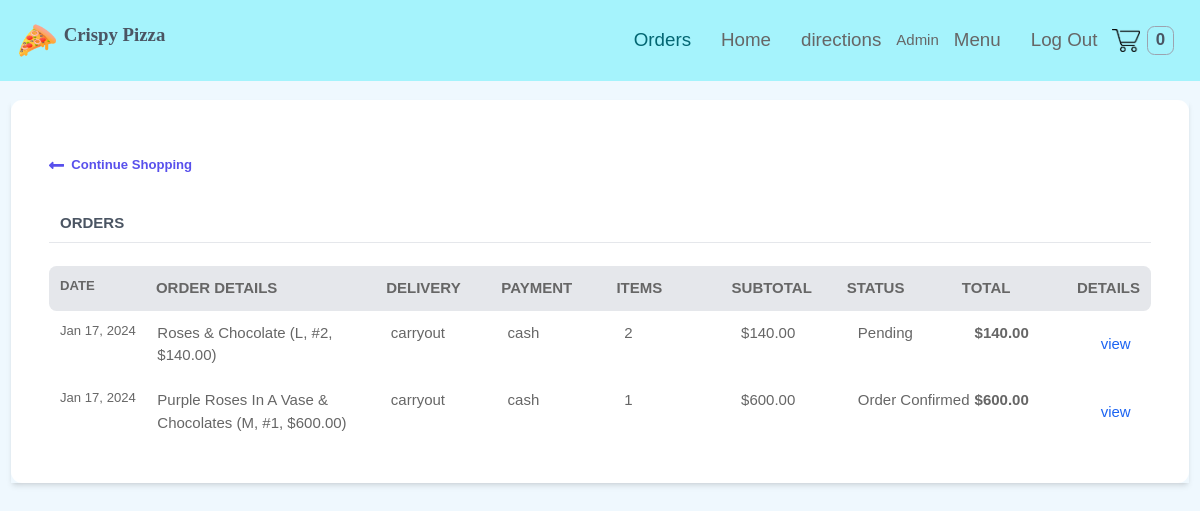
The page /orders/ (signed in) on the database as committed earlier.
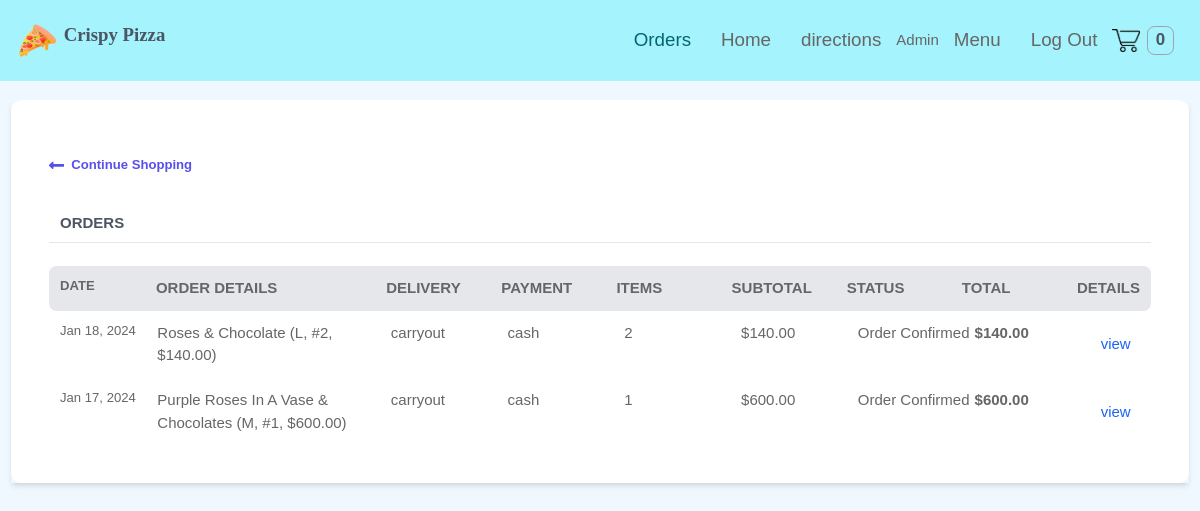
The same page on the database as committed later.
### order/models.py (models this page shows, shortened)
class Order(models.Model):
    PAYMENT_CHOICES = (("cash", "cash"), ("online", "online"))
    DELIVERY_CHOICES = (("delivery", "delivery"), ("carryout", "carryout"))
    transaction_id = models.UUIDField(
        primary_key=True, default=uuid.uuid4, editable=True
    )
    customer = models.ForeignKey(Customer, on_delete=models.CASCADE)
    STATUS =(
        ('Pending','Pending'),
        ('Order Confirmed','Order Confirmed'),
        ('Out for Delivery','Out for Delivery'),
        ('Delivered','Delivered'),
    )
    status=models.CharField(max_length=50,null=True,choices=STATUS,default='Pending')
    date_ordered = models.DateTimeField(auto_now_add=True)
    date_modified = models.DateTimeField(auto_now=True)
    complete = models.BooleanField(default=False)
    paid = models.BooleanField(default=False)
    payment_method = models.CharField(max_length=10, choices=PAYMENT_CHOICES)
    delivery_method = models.CharField(max_length=10, choices=DELIVERY_CHOICES)
    shipping = models.ForeignKey(
        "ShippingAddress", on_delete=models.SET_NULL, blank=True, null=True
    )
    pickup = models.ForeignKey(
        "PickUpDetail", on_delete=models.SET_NULL, blank=True, null=True
    )
    coupon = models.ForeignKey(
        "Coupon", on_delete=models.SET_NULL, blank=True, null=True
    )
    email = models.EmailField(max_length=70, null=True, blank=True)
    phone = models.CharField(max_length=20, null=True, blank=True)
    @property
    def get_cart_subtotal(self):
        order_items = self.orderitem_set.all()
        total = sum([item.get_total for item in order_items])
        return total
    get_cart_subtotal.fget.short_description = "Subtotal"
    @property
    def get_cart_total(self):
        total = self.get_cart_subtotal
        if self.coupon:
            total = total - self.get_coupon_value
        return total
    get_cart_total.fget.short_description = "Total"
    @property
    def get_cart_items(self):
        order_items = self.orderitem_set.all()
        total = sum([item.quantity for item in order_items])
        return total
    get_cart_items.fget.short_description = "# Items"
    @property
    def display_items(self):
        order_items = self.orderitem_set.all()
        ticker, l = 1, len(order_items)
        product_titles = str()
        for item in order_items:
            add_comma = ", " if l > 1 and ticker != l else ""
            if item.variation:
                product_title = f"""{item.product.name}
                ({item.variation.get_size},
                #{item.quantity}, ${item.get_total}){add_comma}"""
            else:
                product_title = f"""{item.product.name}
                (#{item.quantity}, ${item.get_total}){add_comma}"""
            product_titles += product_title
            ticker += 1
        return product_titles
    @property
    def get_coupon_value(self):
        if self.coupon:
            if self.coupon.discount_type == "Percent":
                coupon_value = round(
                    self.get_cart_subtotal * self.coupon.discount_amount / 100, 2
                )
            else:
                coupon_value = self.coupon.discount_amount
        else:
            coupon_value = None
        return coupon_value
    get_coupon_value.fget.short_description = "Coupon"

class OrderItem(models.Model):
    product = models.ForeignKey(Product, on_delete=models.CASCADE)
    order = models.ForeignKey(Order, on_delete=models.CASCADE)
    variation = models.ForeignKey(
        ProductVariant, on_delete=models.SET_NULL, blank=True, null=True
    )
    quantity = models.IntegerField(default=0)
    date_added = models.DateTimeField(auto_now_add=True)
    @property
    def get_item_price(self):
        if self.product.has_variants:
            return self.variation.price
        else:
            return self.product.price
    @property
    def get_total(self):
        if self.product.has_variants:
            total = self.variation.price * self.quantity
        else:
            total = self.product.price * self.quantity
        return total
    get_total.fget.short_description = "Total"
    def image_tag(self):
        return mark_safe(
            f'<img src="{self.product.image.url}" width="100" height="100" />'
        )
    image_tag.short_description = "Image"

### store/models.py (models this page shows, shortened)
class Product(models.Model):
    id = models.UUIDField(primary_key=True, default=uuid.uuid4, editable=False)
    name = models.CharField(max_length=100)
    price = models.DecimalField(max_digits=6, decimal_places=2, blank=True, null=True)
    desc = models.TextField(max_length=500, blank=True, null=True)
    image = models.ImageField(blank=True, upload_to="images")
    created_at = models.DateField(auto_now_add=True)
    updated_at = models.DateField(auto_now=True)
    product_category = models.ForeignKey(
        "Category", on_delete=models.CASCADE, null=True, blank=True
    )
    class Meta:
        ordering = ("product_category",)
    def image_tag(self):  # pragma: no cover
        if self.image:
            return mark_safe(f'<img src="{self.image.url}" width="100" height="100" />')
    image_tag.short_description = "Image"
    @property
    def has_variants(self):
        if self.productvariant_set.count() > 0:
            return True
        else:
            return False

class ProductVariant(models.Model):
    title = models.CharField(max_length=100, blank=True, null=True)
    product = models.ForeignKey(Product, on_delete=models.CASCADE)
    size = models.ForeignKey(Size, on_delete=models.CASCADE)
    price = models.DecimalField(max_digits=6, decimal_places=2)
    @property
    def get_size(self):
        return str(self.size)

class Size(models.Model):
    name = models.CharField(max_length=20, blank=True, null=True, unique=True)
    def __str__(self):
        return self.name

### users/views.py (the view)
# urls.py: path("orders/", views.my_orders, name="my_orders"),
@login_required(login_url="users:login")
def my_orders(request):
    customer = request.user.customer
    orders = Order.objects.filter(customer=customer, complete=True).order_by(
        "-date_modified"
    )
    return render(request, "users/orders.html", context={"orders": orders})

### store/context_processors.py (called while the page is built, shortened)
def get_cart_quantity(request):
    if request.user.is_authenticated:
        try:
            customer = request.user.customer
        except:
            number_of_items = 0
    try:
        customer_order = Order.objects.filter(customer=customer, complete=False)[0]
        number_of_items = customer_order.get_cart_items
    except:
        number_of_items = 0
    return {"cart_quantity": number_of_items}

### templates/users/orders.html (shortened to what this page needs)
{% extends 'store/base.html' %} {% block content %}
<div class="flex flex-col shadow-md my-5 mx-3">
  <div class="w-full bg-white px-10 py-10 rounded-xl">
    <a href="{% url 'store:afterlogin' %}" class="flex font-semibold text-indigo-600 text-sm my-5 w-1/4">
      <svg class="fill-current mr-2 text-indigo-600 w-4" viewBox="0 0 448 512">
        <path
          d="M134.059 296H436c6.627 0 12-5.373 12-12v-56c0-6.627-5.373-12-12-12H134.059v-46.059c0-21.382-25.851-32.09-40.971-16.971L7.029 239.029c-9.373 9.373-9.373 24.569 0 33.941l86.059 86.059c15.119 15.119 40.971 4.411 40.971-16.971V296z" />
      </svg>
      Continue Shopping
    </a>
    {% if orders %}
    <div class="flex mt-10 mb-2">
      <h3 class="font-bold ml-3 text-gray-600 text-md uppercase w-2/5">
        Orders
      </h3>
    </div>
    <hr>
    <br>
    <div class="flex font-semibold uppercase space-around bg-gray-200 rounded-lg p-3">
      <div class="text-sm w-1/6">Date</div>
      <div class="w-2/5">Order details</div>
      <div class="w-1/5">Delivery</div>
      <div class="w-1/5">Payment</div>
      <div class="w-1/5">Items</div>
      <div class="w-1/5">Subtotal</div>
      <div class="w-1/5">Status</div>
      <div class="w-1/5">Total</div>
      <div class="w-1/12">Details</div>
    </div>
    {% for order in orders %}
    <div class="flex space-around hover:bg-gray-100 rounded-lg p-3">
      <div class="text-sm w-1/6">{{order.date_modified|date:"M d, Y" }}</div>
      <div class="w-2/5">
        {{order.display_items}}
      </div>
      <div class="w-1/5">{{order.delivery_method}}</div>
      <div class="w-1/5">{{order.payment_method}}</div>
      <div class="w-1/5">{{order.get_cart_items}}</div>
      <div class="w-1/5">${{order.get_cart_subtotal}}</div>
      <div class="w-1/5">{{order.status}}</div>
      <div class="w-1/5 font-semibold">${{order.get_cart_total}}</div>
      <button class="w-1/12 text-blue-600" onclick="toggleModal('{{forloop.counter}}')">view</button>
    </div>
    {% endfor %}
    {% else %}
    <div class="text-center text-xl font-semibold">
      <p>You have no orders</p>
    </div>
    {% endif %}
  </div>
</div>
{% endblock %}

Rows that differ between the two databases and show on the page:
changed Order "Roses & Chocolate (L, #2, $140.00)": date_modified "Jan 17, 2024" → "Jan 18, 2024"; status "Pending" → "Order Confirmed"
